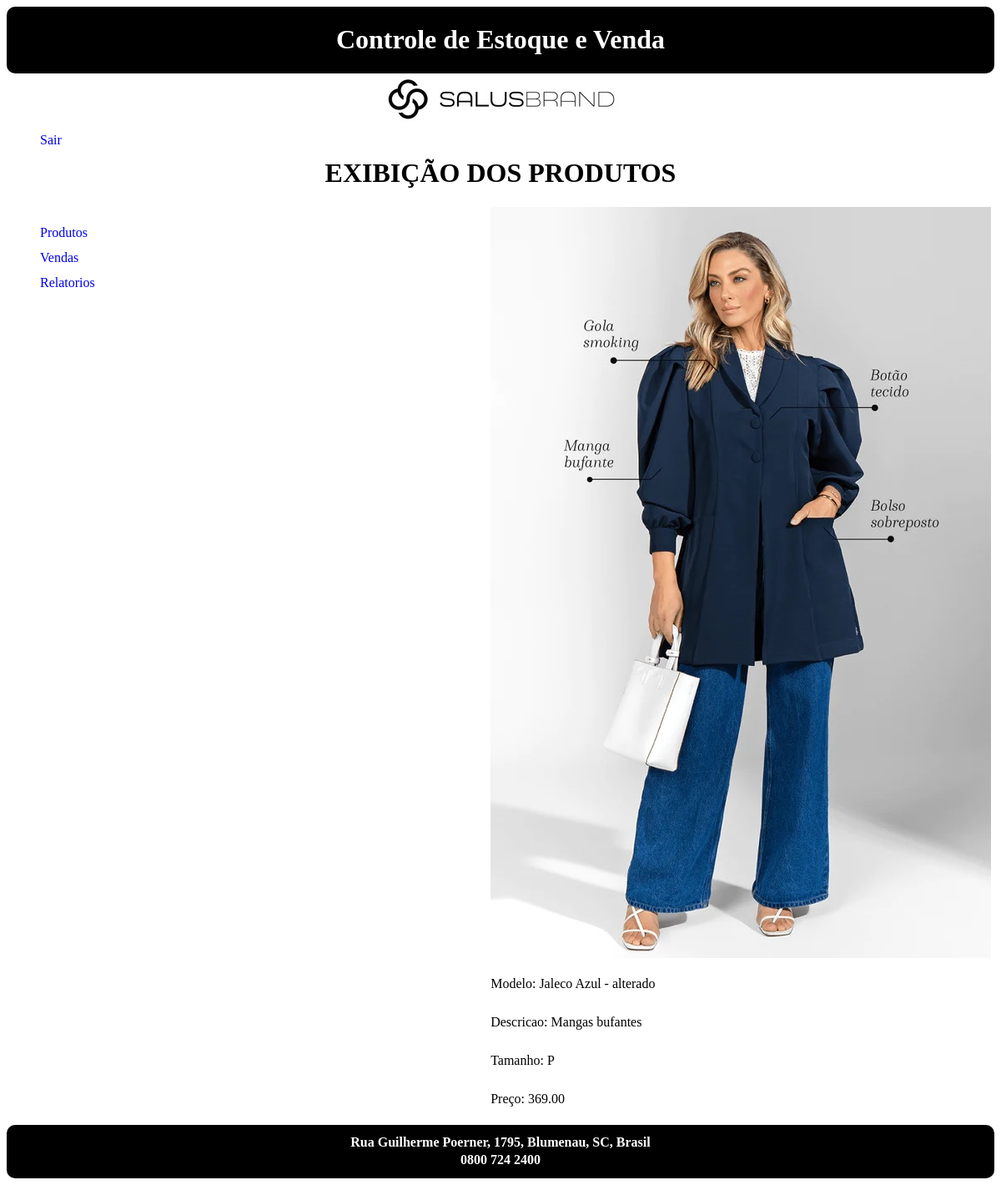
Screenshot of /exibe_produtos.php?cod_jaleco=1 with the database file from the repository.
### tables this page shows
CREATE TABLE `jalecos` (
  `COD_JALECO` int(11) NOT NULL,
  `MODELO_JALECO` varchar(45) NOT NULL,
  `DESCRICAO_JALECO` varchar(300) NOT NULL,
  `TAMANHO_JALECO` varchar(45) NOT NULL,
  `PRECO_JALECO` varchar(45) NOT NULL,
  `FOTO_JALECO` varchar(45) NOT NULL,
  `FILA_COMP_JALECO` varchar(10) NOT NULL DEFAULT 'Sim',
  `VENDAS_COD_VENDA` int(11) DEFAULT NULL
);

### exibe_produtos.php (the view, shortened to what this page needs)
<html>
	<head>
		<link rel="stylesheet" type="text/css" href="css/layout.css">
		<link rel="stylesheet" type="text/css" href="css/menu.css">
	</head>
	<body>
		<div id ="cabecalho">
			<div id = "topo">
				<h1> Controle de Estoque e Venda </h1>
			</div>
			<div id="logo">
				<img src="imagem/logo.jpg">
			</div>
			<div id="menu_sair">
				<ul><a href="logout.php" class="active">Sair</a></ul>
			</div>
		</div>
		<div id="conteudo_especifico">
			<div id="titulo">
				<h1> EXIBIÇÃO DOS PRODUTOS </h1>
			</div>
			<div class="alinhar">
				<div id="menu_esquerda">
					<?php
						include "menu_local.php";
					?>
				</div>
				<div id="menu_direita">
					<?php
						$conectar = mysqli_connect ("localhost", "root", "", "banco_de_dados");
						$cod_jaleco = $_GET["cod_jaleco"];
						$sql_pesquisa = "SELECT cod_jaleco, modelo_jaleco, descricao_jaleco, tamanho_jaleco, preco_jaleco, foto_jaleco
											  FROM jalecos
											  WHERE cod_jaleco = '$cod_jaleco'";
						$resultado_pesquisa = mysqli_query ($conectar, $sql_pesquisa);
						$registro_amp = mysqli_fetch_row($resultado_pesquisa);
					?>
					<table class="centralizar">
						<tr>
							<img src="<?php echo "$registro_amp[5]"; ?>">
						</tr>
						<tr>
							<?php
								echo "<p> Modelo: $registro_amp[1] </p>";
								echo "<p> Descricao: $registro_amp[2]</p>";
							?>
						</tr>
						<tr>
							<?php
								echo "<p> Tamanho: $registro_amp[3] </p>";
								echo "<p> Preço: $registro_amp[4]</p>";
							?>
						</tr>
					</table>
				</div>
			</div>
		</div>
		<div id="rodape">
			<h4> Rua Guilherme Poerner, 1795, Blumenau, SC, Brasil </h4>
			<h4> 0800 724 2400 </h4>
		</div>
	</body>
</html>

### css/layout.css (style rules this page uses)
#cabecalho { display: block; }
#topo { background-color: black; color: white; border-radius: 10px; padding: 0.05px; justify-content: center; text-align: center; display: block; align-items: center; }
#logo { padding: 4px; justify-content: center; text-align: center; display: block; align-items: center; }
#titulo { text-align: center; }
#rodape { display: block; justify-content: center; text-align: center; background-color: black; color: white; border-radius: 10px; padding: 0.05px; line-height: 0px; }

### css/menu.css (style rules this page uses)
#menu_sair { line-height: 0px; justify-content: right; text-align: rigth; align-items: rigth; }
#menu_esquerda { line-height: 30px; justify-content: right; text-align: rigth; align-items: rigth; width: 49%; }
#menu_direita { line-height: 30px; justify-content: left; text-align: left; align-items: left; width: 50%; }
.alinhar { display: flex; }

### exibe_produtos.php (style rules this page uses)
a { text-decoration: none; }

### rows the page displays
jalecos: FOTO_JALECO (picture), MODELO_JALECO "Jaleco Azul - alterado", DESCRICAO_JALECO "Mangas bufantes", TAMANHO_JALECO "P", PRECO_JALECO "369.00"
